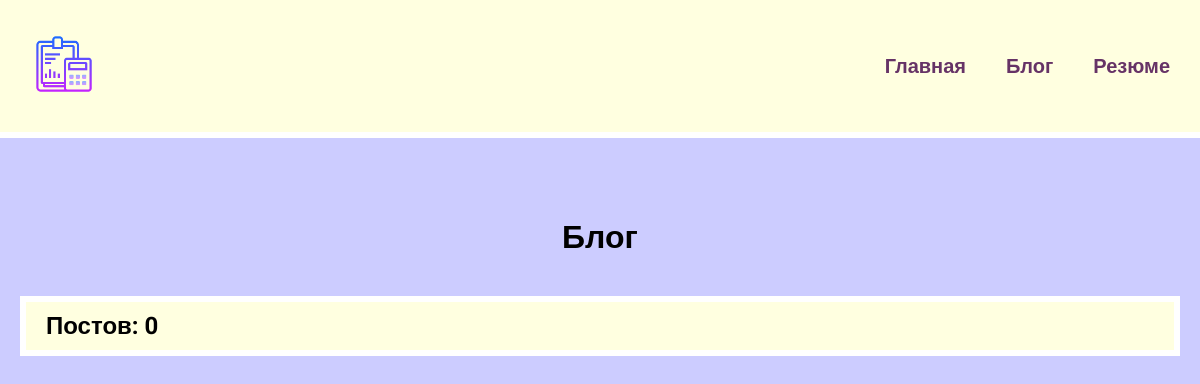
/blog/, run on an earlier commit of the app's database.
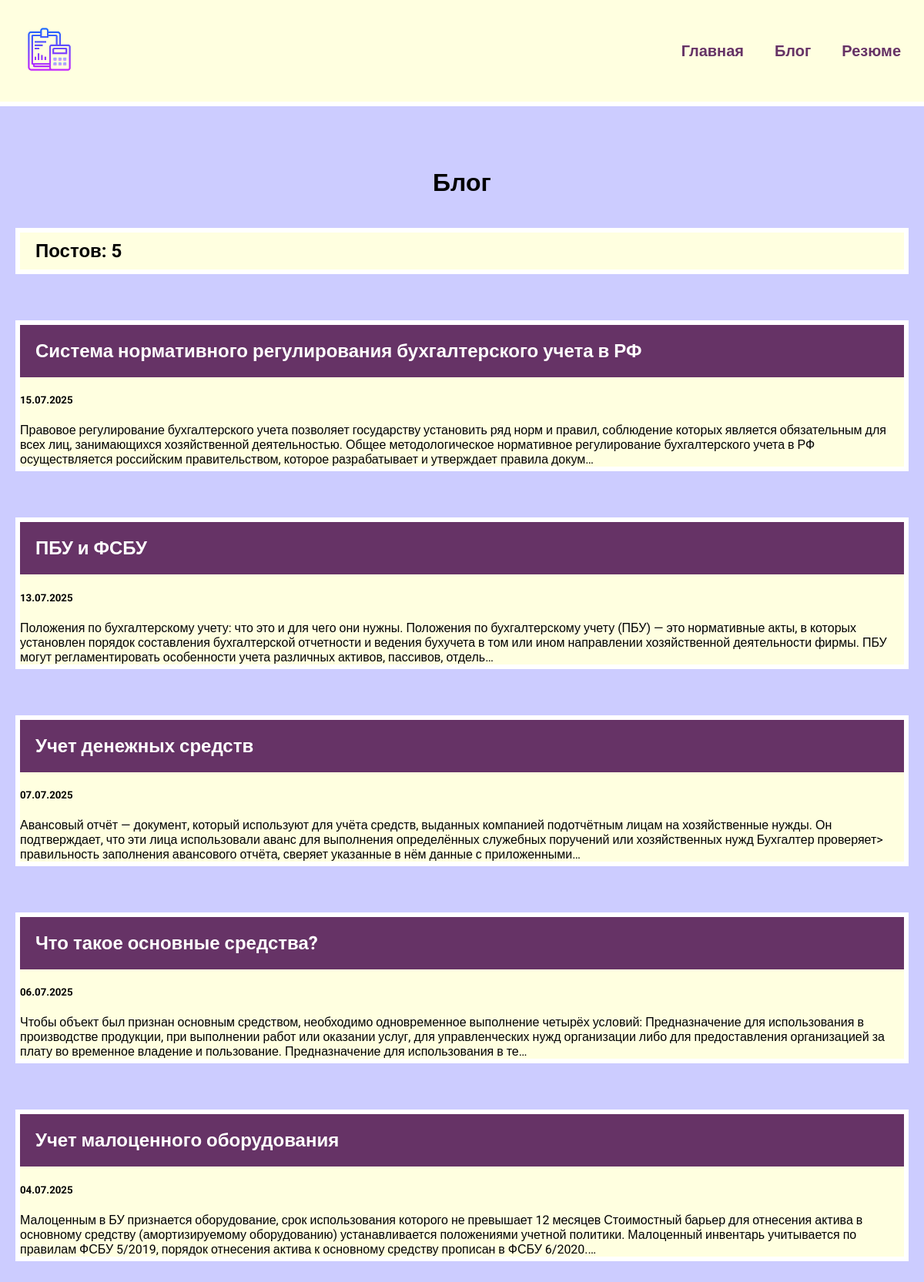
And on a later commit of the database.
### blog/models.py (models this page shows, shortened)
class Blog(models.Model):
    title = models.CharField(max_length=200)
    description = models.TextField()
    date = models.DateField()

### blog/views.py (the view)
# urls.py: path('', views.blogs, name="blogs"),
def blogs(request):
    blogs = Blog.objects.order_by('-date')
    return render(request, "blog/blogs.html", {"blogs": blogs})

### blog/templates/blog/blogs.html
{% extends 'skills/base.html' %}
{% block content %}
    <h1>Блог</h1>
    <h2 class="count">Постов: {{ blogs.count }}</h2>
{% for blog in blogs%}
<div class="element">
    <h2 class="top">
        <a href="{% url 'detail' blog.id %}">{{ blog.title }}</a>
    </h2>
    <div class="blog_text">
        <h5>{{ blog.date|date:'d.m.Y' }}</h5>
        <div>{{ blog.description|striptags|truncatechars:360 }}</div>
    </div>
</div>
{% endfor %}
{% endblock %}

### skills/templates/skills/base.html (shortened to what this page needs)
<!DOCTYPE html>
{% load static %}
<html lang="en">
<head>
    <link rel="stylesheet" href="{% static 'css/style.css' %}">
<body>
<div class="menu">
    <div class="wrap">
        <div class="logo">
            <a href="{% url 'index' %}">
                <img src="{% static 'skills/logo.png' %}" alt="" class="image">
            </a>
        </div>
        <ul>
            <li><a href="{% url 'index' %}">Главная</a></li>
            <li><a href="{% url 'blogs' %}">Блог</a></li>
            <li><a href="{% static 'skills/resume.pdf' %}" target="_blank">Резюме</a></li>
        </ul>
    </div>
</div>
<div class="content">
    <div class="wrap">
        {% block content %}
        {% endblock %}
    </div>
</div>
</body>
</html>

### skills/static/css/style.css (style rules this page uses)
body { font-family: "Roboto", sans-serif; background: #ccccff; padding: 0; margin: 0; }
.wrap { max-width: 1200px; margin: 0 auto; padding: 20px; box-sizing: border-box; }
.element, .count { flex-basis: 360px; background: lightyellow; border: 6px solid #fff; margin-bottom: 60px; }
h1 { text-align: center; margin: 60px 0 40px; }
h2 { text-align: center; margin: 20px 0; }
.top { background: #663366; margin: 0; }
.top a { color: #fff; text-decoration: none; padding: 20px; display: block; text-align: left; }
.count { padding: 10px 20px; box-sizing: border-box; text-align: left; }
.image { width: 68px; height: 68px; }
.menu { background: lightyellow; padding: 10px; border-bottom: 6px solid #fff; }
.menu .wrap { display: flex; flex-wrap: wrap; justify-content: space-between; align-items: center; }
.menu a { color: #663366; font-weight: bold; text-decoration: none; }
.menu ul { display: flex; flex-wrap: wrap; list-style: none; font-size: 20px; }
.menu li { margin-left: 40px; }

What changed in the data, as far as the page shows it:
added Blog: title "Система нормативного регулирования бухгалтерского учета в РФ", date "15.07.2025", description "Правовое регулирование бухгалтерского учета позволяет государству установить ряд норм и правил, соблюдение которых является обязательным для всех лиц, занимающихся хозяйственной деятельностью. Общее методологическое нормативное регулирование бухгалтерского учета в РФ осуществляется российским правительством, которое разрабатывает и утверждает правила докум…"
added Blog: title "ПБУ и ФСБУ", date "13.07.2025", description "Положения по бухгалтерскому учету: что это и для чего они нужны. Положения по бухгалтерскому учету (ПБУ) — это нормативные акты, в которых установлен порядок составления бухгалтерской отчетности и ведения бухучета в том или ином направлении хозяйственной деятельности фирмы. ПБУ могут регламентировать особенности учета различных активов, пассивов, отдель…"
added Blog: title "Учет денежных средств", date "07.07.2025", description "Авансовый отчёт — документ, который используют для учёта средств, выданных компанией подотчётным лицам на хозяйственные нужды. Он подтверждает, что эти лица использовали аванс для выполнения определённых служебных поручений или хозяйственных нужд Бухгалтер проверяет> правильность заполнения авансового отчёта, сверяет указанные в нём данные с приложенными…"
added Blog: title "Что такое основные средства?", date "06.07.2025", description "Чтобы объект был признан основным средством, необходимо одновременное выполнение четырёх условий: Предназначение для использования в производстве продукции, при выполнении работ или оказании услуг, для управленческих нужд организации либо для предоставления организацией за плату во временное владение и пользование. Предназначение для использования в те…"
added Blog: title "Учет малоценного оборудования", date "04.07.2025", description "Малоценным в БУ признается оборудование, срок использования которого не превышает 12 месяцев Стоимостный барьер для отнесения актива в основному средству (амортизируемому оборудованию) устанавливается положениями учетной политики. Малоценный инвентарь учитывается по правилам ФСБУ 5/2019, порядок отнесения актива к основному средству прописан в ФСБУ 6/2020.…"
Also different on the page:
{{ blogs.count }}: "0" → "5"
